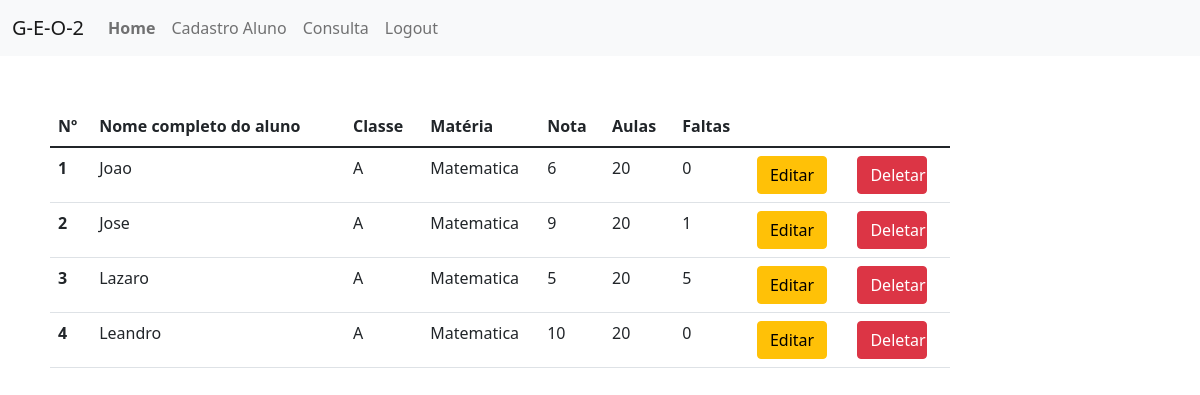
The page /sistema/ (signed in) on the database its author committed.
### app/models/tables.py (models this page shows, shortened)
class Alunos(db.Model):
    __tablename__ = "alunos"
    id = db.Column(db.Integer, primary_key = True)
    numero = db.Column(db.Integer)
    nome = db.Column(db.String, unique=True)
    classe = db.Column(db.String)
    professor_id = db.Column(db.Integer, db.ForeignKey('professores.id'))
    professor = db.relationship('User', foreign_keys=professor_id)
    materia = db.Column(db.String)
    nota = db.Column(db.String)
    qtd_aulas = db.Column(db.String)
    qtd_faltas = db.Column(db.String)

### app/controllers/default.py (the view)
@app.route('/sistema/<info>')
@app.route('/sistema/', defaults={'info':None}, methods=["GET", "POST"])
def sistema(info):
    if current_user.is_anonymous == True:
        return render_template('index.html')
    else:
        alunos = Alunos.query.filter_by(professor_id=current_user.id).order_by(asc(Alunos.numero))
        return render_template('sistema.html', alunos = alunos)

### app/controllers/default.py (called while the page is built)
@login_manager.user_loader
def load_user(id):
    return User.query.filter_by(id=id).first()

### app/models/tables.py (called while the page is built)
    @property
    def is_anonymous(self):
        return False

### app/templates/sistema.html (shortened to what this page needs)
<!doctype html>
<html>
<head>
  <link href="https://cdn.jsdelivr.net/npm/bootstrap@5.1.2/dist/css/bootstrap.min.css" rel="stylesheet">
</head>
<nav class="navbar navbar-expand-lg navbar-light bg-light">
  <div class="container-fluid">
    <a class="navbar-brand">G-E-O-2</a>
    <div class="collapse navbar-collapse" id="navbarSupportedContent">
      <ul class="navbar-nav me-auto mb-2 mb-lg-0">
        <li class="nav-item">
          <a class="nav-link" ><strong>Home</strong></a>
        </li>
        <li class="nav-item">
          <a class="nav-link" href="{{url_for('cadastro_aluno')}}">Cadastro Aluno</a>
        </li>
        <li class="nav-item">
          <a class="nav-link" href="{{url_for('consulta')}}">Consulta</a>
        </li>
        <li class="nav-item">
          <a class="nav-link" href="{{url_for('logout')}}">Logout</a>
        </li>
      </ul>
    </div>
  </div>
</nav>
<body>
  <div class="table-responsive">
  <table style="margin: 50px;max-width: 900px;" class="table">
    <thead>
      <tr>
        <th scope="col" style="max-width: 70px;">Nº</th>
        <th scope="col" style="max-width: 300px;">Nome completo do aluno</th>
        <th scope="col" style="max-width: 70px;">Classe</th>
        <th scope="col" style="max-width: 100px;">Matéria</th>
        <th scope="col" style="max-width: 70px;">Nota</th>
        <th scope="col" style="max-width: 70px;">Aulas</th>
        <th scope="col" style="max-width: 70px;">Faltas</th>
        <th scope="col" style="max-width: 70px;"></th>
        <th scope="col" style="max-width: 70px;"></th>
      </tr>
    </thead>
    <tbody>
      {% for aluno in alunos %}
        <tr>
          <th scope="row" style="max-width: 70px;">{{ aluno.numero }}</th>
          <td style="max-width: 300px;">{{ aluno.nome }}</td>
          <td style="max-width: 70px;">{{ aluno.classe }}</td>
          <td style="max-width: 100px;">{{ aluno.materia }}</td>
          <td style="max-width: 70px;">{{ aluno.nota }}</td>
          <td style="max-width: 70px;">{{ aluno.qtd_aulas }}</td>
          <td style="max-width: 70px;">{{ aluno.qtd_faltas }}</td>
          <td><a class="btn btn-warning" href="{{url_for('update', aluno_id = aluno['id'])}}" role="button" style="max-width: 70px;">Editar</a></td>
          <td><a class="btn btn-danger" href="{{url_for('delete', aluno_id = aluno['id'])}}" role="button" style="max-width: 70px;">Deletar</a></td>
        </tr>
      {% endfor %}
    </tbody>
  </table>
</div>
</body>
<link rel="stylesheet" type="text/css" href="{{url_for('static', filename='js/bootstrap.min.js')}}" media="screen">
</html>

### rows shown on the page
Alunos: numero "1", nome "Joao", classe "A", materia "Matematica", nota "6", qtd_aulas "20", qtd_faltas "0"
Alunos: numero "2", nome "Jose", classe "A", materia "Matematica", nota "9", qtd_aulas "20", qtd_faltas "1"
Alunos: numero "3", nome "Lazaro", classe "A", materia "Matematica", nota "5", qtd_aulas "20", qtd_faltas "5"
Alunos: numero "4", nome "Leandro", classe "A", materia "Matematica", nota "10", qtd_aulas "20", qtd_faltas "0"
